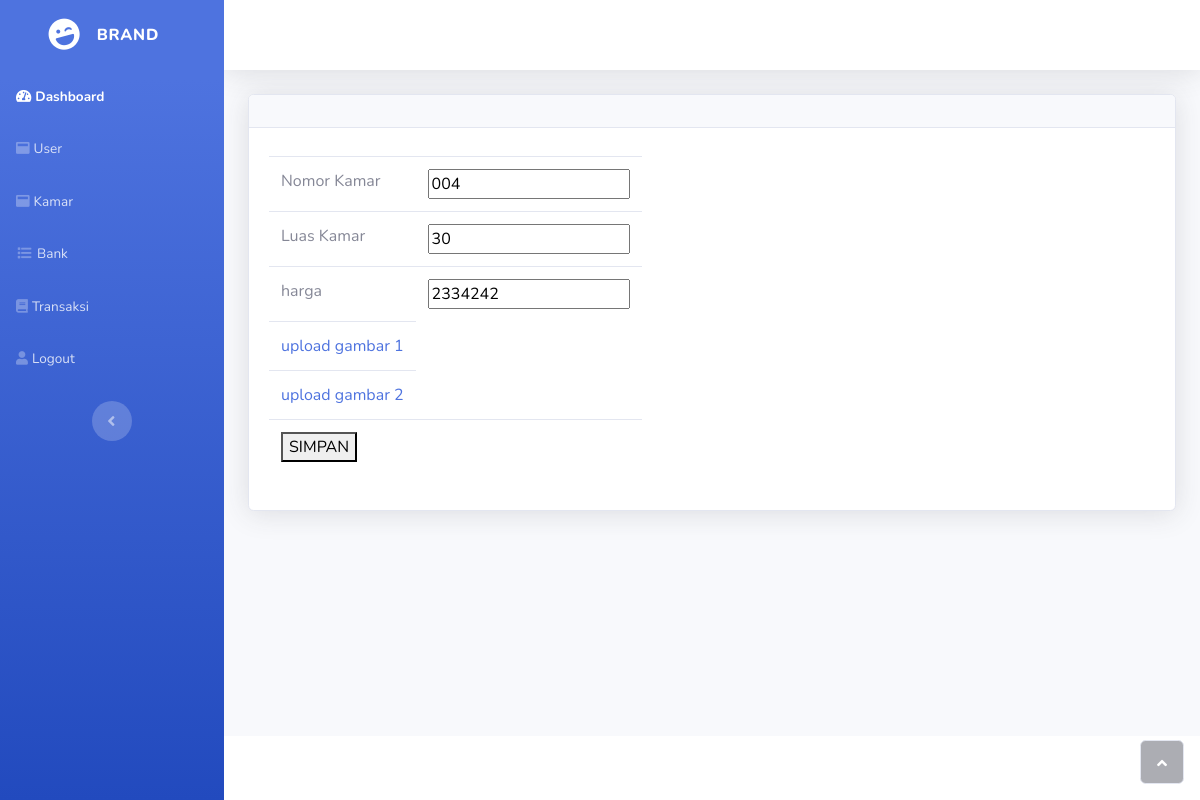
Page /adminsite/editkamar.php?id=4 (signed in) on the committed database.
### tables this page shows
CREATE TABLE `kamarinfo` (
  `id` int(11) NOT NULL,
  `nomorkamar` varchar(100) NOT NULL,
  `luaskamar` varchar(100) NOT NULL,
  `harga` int(100) NOT NULL,
  `gambar1` varchar(600) NOT NULL,
  `gambar2` varchar(600) NOT NULL,
  `status` varchar(30) NOT NULL
);

### adminsite/editkamar.php (the view, shortened to what this page needs)
<!DOCTYPE html>
<html>
<head><meta http-equiv="Content-Type" content="text/html; charset=utf-8">
    <link rel="stylesheet" href="assets/bootstrap/css/bootstrap.min.css">
    <link rel="stylesheet" href="assets/fonts/fontawesome-all.min.css">
</head>
<body id="page-top">
    <div id="wrapper">
        <nav class="navbar navbar-dark align-items-start sidebar sidebar-dark accordion bg-gradient-primary p-0">
            <div class="container-fluid d-flex flex-column p-0">
                <a class="navbar-brand d-flex justify-content-center align-items-center sidebar-brand m-0" href="#">
                    <div class="sidebar-brand-icon rotate-n-15"><i class="fas fa-laugh-wink"></i></div>
                    <div class="sidebar-brand-text mx-3"><span>Brand</span></div>
                </a>
                <ul class="nav navbar-nav text-light" id="accordionSidebar">
                  <li class="nav-item" role="presentation"><a class="nav-link active" href="dash.php"><i class="fas fa-tachometer-alt"></i><span>Dashboard</span></a></li>
                  <li class="nav-item" role="presentation"><a class="nav-link" href="user.php"><i class="fas fa-window-maximize"></i><span>User</span></a></li>
                  <li class="nav-item" role="presentation"><a class="nav-link" href="kamar.php"><i class="fas fa-window-maximize"></i><span>Kamar</span></a></li>
                  <li class="nav-item" role="presentation"><a class="nav-link" href="bank.php"><i class="fas fa-list fa-sm fa-fw"></i><span>Bank</span></a></li>
                  <li class="nav-item" role="presentation"><a class="nav-link" href="transaksi.php"><i class="fas fa-book"></i><span>Transaksi</span></a></li>
                  <li class="nav-item" role="presentation"><a class="nav-link" href="logout.php"><i class="fas fa fa-user"></i><span>Logout</span></a></li>
                </ul>
                <div class="text-center d-none d-md-inline"><button class="btn rounded-circle border-0" id="sidebarToggle" type="button"></button></div>
            </div>
        </nav>
        <div class="d-flex flex-column" id="content-wrapper">
            <div id="content">
                <nav class="navbar navbar-light navbar-expand bg-white shadow mb-4 topbar static-top">
                </nav>
                <div class="container-fluid">
                    <div class="card shadow">
                        <div class="card-header py-3">
                        </div>
                        <div class="card-body">
                            <div class="table-responsive table mt-2" id="dataTable" role="grid" aria-describedby="dataTable_info">
                              <form method="post" action="editkamar_proc.php?id=$id">
                                <table>
                                    <?php
                                    $conn = new mysqli(DB_HOST, DB_USER, DB_PASS, DB_NAME);
                                    $id           = $_GET['id'];
                                    $stmt = $conn->prepare("SELECT * FROM `kamarinfo` WHERE id=$id");
                                    $stmt->execute();
                                    $stmt->bind_result($id, $nomorkamar, $luaskamar, $harga, $gambar1, $gambar2, $status);
                                    while($stmt->fetch()){
                                      echo "
                                      <tr><td>Nomor Kamar</td><td><input type='text' name='nomorkamar' value=".$nomorkamar."></td></tr>
                                      <tr><td>Luas Kamar</td><td><input type='text' name='luaskamar' value=".$luaskamar."></td></tr>
                                      <tr><td>harga</td><td><input type='number' name='harga' value=".$harga."></td></tr>
                                      <tr hidden><td><input type='hidden' name='id' value=".$id."></td></tr>
                                      <tr><td><a href='uploadgambar1.php?id=$id'> upload gambar 1</a></td></tr>
                                      <tr><td><a href='uploadgambar2.php?id=$id'> upload gambar 2</a></td></tr>
                                      <tr><td colspan='2'><button type='submit' >SIMPAN</button></td></tr>
                                    ";
                                    }
                                    ?>
                                </table>
                            </form>
                            </div>
                        </div>
                    </div>
                </div>
            </div>
            <footer class="bg-white sticky-footer">
            </footer>
        </div><a class="border rounded d-inline scroll-to-top" href="#page-top"><i class="fas fa-angle-up"></i></a></div>
</body>
</html>

### rows in the picture
kamarinfo: nomorkamar "004", luaskamar "30", harga "2334242"
